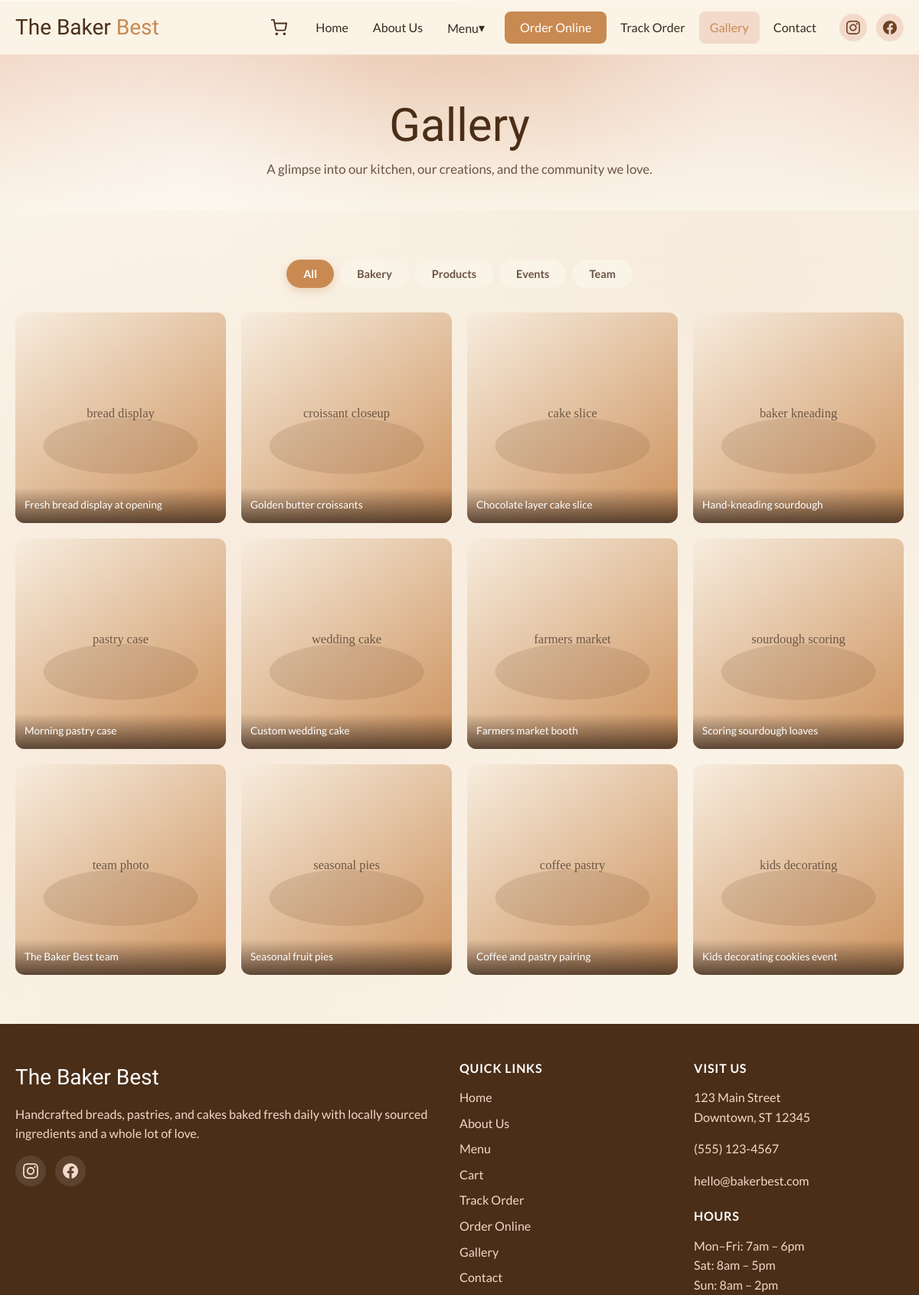
/gallery.php (upper part), run on an earlier commit of the app's database.
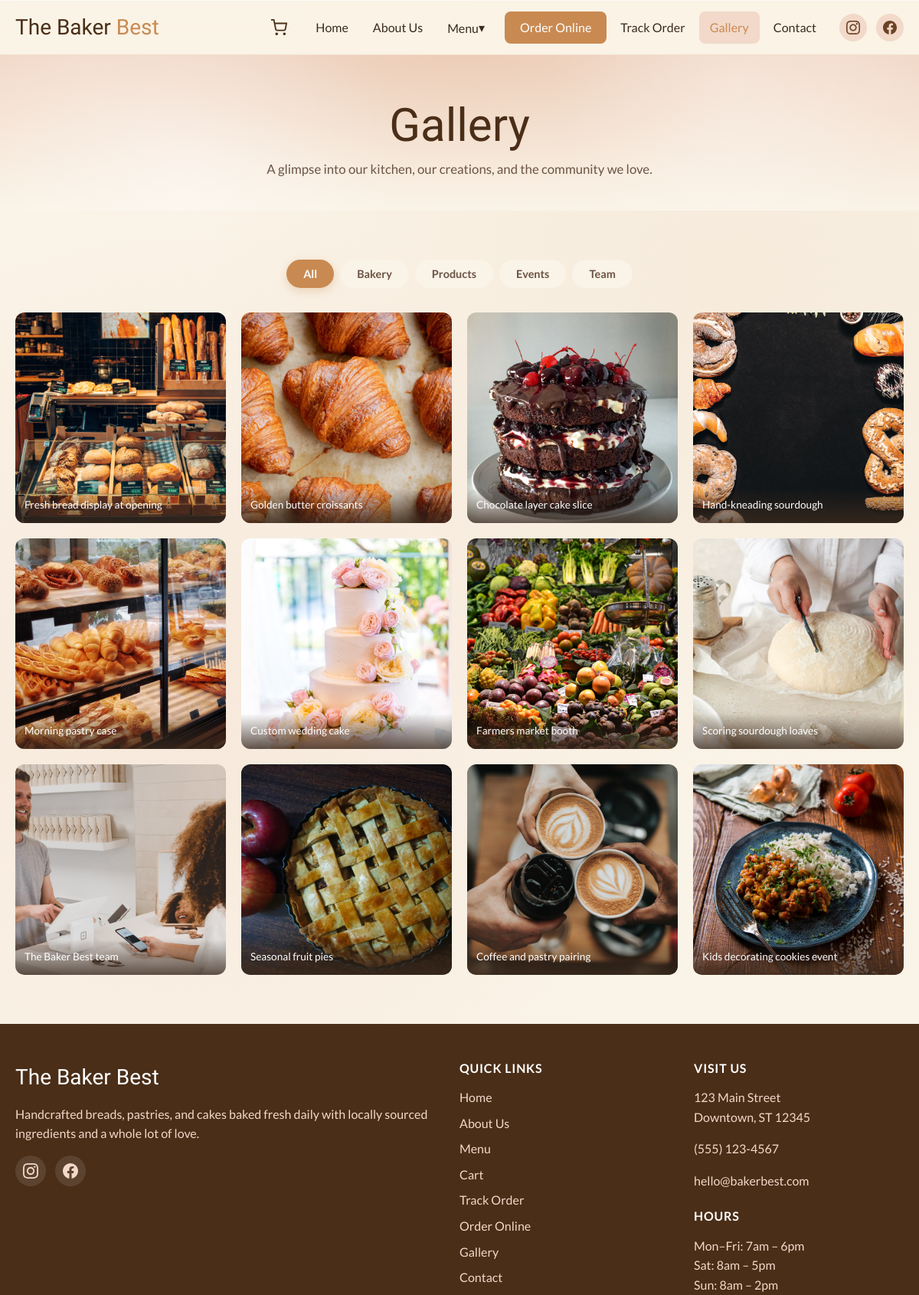
And on a later commit of the database.
### tables this page shows
CREATE TABLE IF NOT EXISTS gallery_images (
    id INT UNSIGNED AUTO_INCREMENT PRIMARY KEY,
    file_path VARCHAR(255) NOT NULL,
    caption VARCHAR(255) NOT NULL DEFAULT '',
    category VARCHAR(50) NOT NULL DEFAULT 'general',
    sort_order INT NOT NULL DEFAULT 0,
    INDEX idx_category (category),
    INDEX idx_sort (sort_order)
);

### public/includes/helpers.php (called while the page is built, shortened)
<?php
function e(?string $value): string
{
    return htmlspecialchars((string) $value, ENT_QUOTES, 'UTF-8');
}
function app_config(): array
{
    return $GLOBALS['config'] ?? [];
}
function base_url(): string
{
    static $base = null;
    if ($base !== null) {
        return $base;
    }
    $config = app_config();
    $configured = rtrim($config['site_url'] ?? '', '/');
    if (!empty($_SERVER['HTTP_HOST'])) {
        $scheme = (!empty($_SERVER['HTTPS']) && $_SERVER['HTTPS'] !== 'off') ? 'https' : 'http';
        $dir = str_replace('\\', '/', dirname($_SERVER['SCRIPT_NAME'] ?? ''));
        $base = $scheme . '://' . $_SERVER['HTTP_HOST'] . rtrim($dir, '/');
        return $base;
    }
    $base = $configured !== '' ? $configured : 'http://localhost';
    return $base;
}
function asset(string $path): string
{
    return base_url() . '/assets/' . ltrim($path, '/');
}
function page_url(string $path = ''): string
{
    $base = base_url();
    return $base . '/' . ltrim($path, '/');
}

### public/includes/cart.php (called while the page is built, shortened)
<?php
function cart_get(): array
{
    return $_SESSION['cart'];
}
function cart_count(): int
{
    $total = 0;
    return $total;
}
function cart_url(): string
{
    return page_url('cart.php');
}

### public/includes/orders.php (called while the page is built, shortened)
<?php
function track_order_url(): string
{
    return page_url('track-order.php');
}

### public/gallery.php (the view, shortened to what this page needs)
<?php
require_once __DIR__ . '/includes/bootstrap.php';
$currentPage = 'gallery';
$galleryImages = [];
$pdo = getDb($config);
if ($pdo) {
    $stmt = $pdo->query('SELECT * FROM gallery_images ORDER BY sort_order');
    $galleryImages = $stmt->fetchAll();
}
$galleryCategories = [];
foreach ($galleryImages as $img) {
    $cat = $img['category'] ?? 'general';
    if (!in_array($cat, $galleryCategories, true)) {
        $galleryCategories[] = $cat;
    }
}
require __DIR__ . '/includes/header.php';
?>
<div class="page-header">
    <div class="container">
        <h1>Gallery</h1>
        <p>A glimpse into our kitchen, our creations, and the community we love.</p>
    </div>
</div>
<section class="section">
    <div class="container">
        <?php if (!empty($galleryImages)): ?>
        <?php if (count($galleryCategories) > 1): ?>
        <div class="menu-filter gallery-filter" role="group" aria-label="Filter by category" style="margin-bottom: 2rem;">
            <button type="button" class="menu-filter__btn is-active" data-gallery-category="all">All</button>
            <?php foreach ($galleryCategories as $cat): ?>
            <button type="button" class="menu-filter__btn" data-gallery-category="<?= e($cat) ?>"><?= e(ucfirst($cat)) ?></button>
            <?php endforeach; ?>
        </div>
        <?php endif; ?>
        <div class="gallery-grid" id="gallery-grid">
            <?php foreach ($galleryImages as $image): ?>
            <a href="<?= e(asset($image['file_path'])) ?>"
               class="gallery-item glightbox"
               data-gallery="bakery-gallery"
               data-gallery-cat="<?= e($image['category'] ?? 'general') ?>"
               data-glightbox="title: <?= e($image['caption']) ?>"
               aria-label="View larger image: <?= e($image['caption']) ?>">
                <img src="<?= e(asset($image['file_path'])) ?>"
                     alt="<?= e($image['caption']) ?>"
                     width="400" height="400" loading="lazy">
                <span class="gallery-item__caption"><?= e($image['caption']) ?></span>
            </a>
            <?php endforeach; ?>
        </div>
        <?php else: ?>
        <p class="text-center">Gallery images will appear here once the database is connected.</p>
        <?php endif; ?>
    </div>
</section>
<?php require __DIR__ . '/includes/footer.php'; ?>

### public/includes/header.php (shortened to what this page needs)
<?php
$currentPage = $currentPage ?? '';
$bodyClass = $bodyClass ?? '';
$cartItemCount = cart_count();
?>
<!DOCTYPE html>
<html lang="en">
<head>
    <link rel="stylesheet" href="<?= e(asset('css/main.css')) ?>">
    <link rel="stylesheet" href="https://cdn.jsdelivr.net/npm/swiper@11/swiper-bundle.min.css">
    <link rel="stylesheet" href="https://cdn.jsdelivr.net/npm/glightbox/dist/css/glightbox.min.css">
</head>
<body class="<?= e($bodyClass) ?>">
    <header class="site-header" role="banner">
        <div class="container site-header__inner">
            <a href="<?= e(page_url('index.php')) ?>" class="site-logo" aria-label="The Baker Best — Home">
                The Baker <span>Best</span>
            </a>
            <a href="<?= e(cart_url()) ?>" class="cart-link<?= $currentPage === 'cart' ? ' is-active' : '' ?>"
               aria-label="View cart<?= $cartItemCount > 0 ? ', ' . $cartItemCount . ' items' : '' ?>">
                <svg width="22" height="22" viewBox="0 0 24 24" fill="none" stroke="currentColor" stroke-width="2" aria-hidden="true">
                    <circle cx="9" cy="21" r="1"></circle>
                    <circle cx="20" cy="21" r="1"></circle>
                    <path d="M1 1h4l2.68 13.39a2 2 0 0 0 2 1.61h9.72a2 2 0 0 0 2-1.61L23 6H6"></path>
                </svg>
            </a>
            <nav id="main-navigation" class="main-nav" role="navigation" aria-label="Main navigation">
                <ul class="main-nav__list">
                    <li class="main-nav__item">
                        <a href="<?= e(page_url('index.php')) ?>"
                           class="main-nav__link<?= $currentPage === 'home' ? ' is-active' : '' ?>">Home</a>
                    </li>
                    <li class="main-nav__item">
                        <a href="<?= e(page_url('about.php')) ?>"
                           class="main-nav__link<?= $currentPage === 'about' ? ' is-active' : '' ?>">About Us</a>
                    </li>
                    <li class="main-nav__item nav-dropdown">
                        <button type="button" class="nav-dropdown__toggle" aria-expanded="false" aria-haspopup="true">
                            Menu <span aria-hidden="true">▾</span>
                        </button>
                    </li>
                    <li class="main-nav__item">
                        <a href="<?= e(page_url('menu.php')) ?>"
                           class="main-nav__link main-nav__link--cta<?= $currentPage === 'menu' ? ' is-active' : '' ?>">Order Online</a>
                    </li>
                    <li class="main-nav__item">
                        <a href="<?= e(track_order_url()) ?>"
                           class="main-nav__link<?= $currentPage === 'track-order' ? ' is-active' : '' ?>">Track Order</a>
                    </li>
                    <li class="main-nav__item">
                        <a href="<?= e(page_url('gallery.php')) ?>"
                           class="main-nav__link<?= $currentPage === 'gallery' ? ' is-active' : '' ?>">Gallery</a>
                    </li>
                    <li class="main-nav__item">
                        <a href="<?= e(page_url('contact.php')) ?>"
                           class="main-nav__link<?= $currentPage === 'contact' ? ' is-active' : '' ?>">Contact</a>
                    </li>
                </ul>
                <div class="header-social" aria-label="Social media links">
                    <a href="https://instagram.com/" target="_blank" rel="noopener noreferrer" aria-label="Instagram">
                    </a>
                    <a href="https://facebook.com/" target="_blank" rel="noopener noreferrer" aria-label="Facebook">
                    </a>
                </div>
            </nav>
        </div>
    </header>
    <main id="main-content">

### public/includes/footer.php (shortened to what this page needs)
    </main>
    <footer class="site-footer" role="contentinfo">
        <div class="container">
            <div class="footer-grid">
                <div>
                    <div class="footer-brand">The Baker Best</div>
                    <p>Handcrafted breads, pastries, and cakes baked fresh daily with locally sourced ingredients and a whole lot of love.</p>
                    <div class="footer-social" aria-label="Social media links">
                        <a href="https://instagram.com/" target="_blank" rel="noopener noreferrer" aria-label="Instagram">
                        </a>
                        <a href="https://facebook.com/" target="_blank" rel="noopener noreferrer" aria-label="Facebook">
                        </a>
                    </div>
                </div>
                <div>
                    <h3 class="footer-heading">Quick Links</h3>
                    <ul class="footer-nav">
                        <li><a href="<?= e(page_url('index.php')) ?>">Home</a></li>
                        <li><a href="<?= e(page_url('about.php')) ?>">About Us</a></li>
                        <li><a href="<?= e(page_url('menu.php')) ?>">Menu</a></li>
                        <li><a href="<?= e(cart_url()) ?>">Cart</a></li>
                        <li><a href="<?= e(track_order_url()) ?>">Track Order</a></li>
                        <li><a href="<?= e(page_url('menu.php')) ?>">Order Online</a></li>
                        <li><a href="<?= e(page_url('gallery.php')) ?>">Gallery</a></li>
                        <li><a href="<?= e(page_url('contact.php')) ?>">Contact</a></li>
                    </ul>
                </div>
                <div>
                    <h3 class="footer-heading">Visit Us</h3>
                    <p>123 Main Street<br>Downtown, ST 12345</p>
                    <p><a href="tel:+15551234567">(555) 123-4567</a></p>
                    <p><a href="mailto:hello@bakerbest.com">hello@bakerbest.com</a></p>
                    <h3 class="footer-heading" style="margin-top: 1.5rem;">Hours</h3>
                    <p>Mon–Fri: 7am – 6pm<br>Sat: 8am – 5pm<br>Sun: 8am – 2pm</p>
                </div>
            </div>
        </div>
    </footer>
</body>
</html>

What changed in the data, as far as the page shows it:
changed gallery_images "Fresh bread display at opening": file_path: a different picture
changed gallery_images "Golden butter croissants": file_path: a different picture
changed gallery_images "Chocolate layer cake slice": file_path: a different picture
changed gallery_images "Hand-kneading sourdough": file_path: a different picture
changed gallery_images "Morning pastry case": file_path: a different picture
changed gallery_images "Custom wedding cake": file_path: a different picture
changed gallery_images "Farmers market booth": file_path: a different picture
changed gallery_images "Scoring sourdough loaves": file_path: a different picture
changed gallery_images "The Baker Best team": file_path: a different picture
changed gallery_images "Seasonal fruit pies": file_path: a different picture
changed gallery_images "Coffee and pastry pairing": file_path: a different picture
changed gallery_images "Kids decorating cookies event": file_path: a different picture
